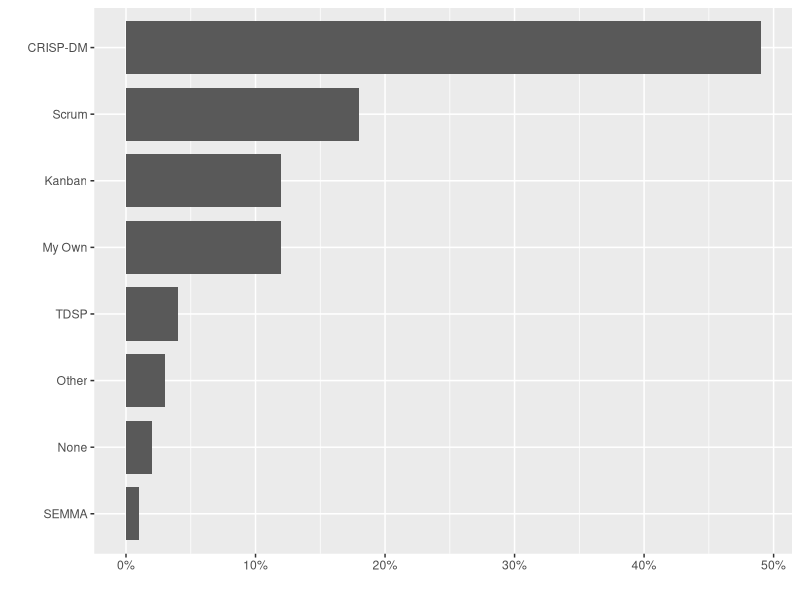

The R script that drew this image:
## ---- chunk 1
knitr::opts_chunk$set(echo = FALSE)
library(tidyverse)
## ---- chunk 2
process = c("CRISP-DM", "Scrum", "Kanban", "My Own", "TDSP", "Other", "None", "SEMMA")
percent = c(49, 18, 12, 12, 4, 3, 2, 1)
tibble(process = factor(process, levels = rev(process)), percent = percent) %>% 
  ggplot(aes(process, percent)) +
  geom_col(width = 0.8) +
  coord_flip() +
  scale_y_continuous(labels = scales::percent_format(scale = 1)) +
  labs(x = "", y = "")
